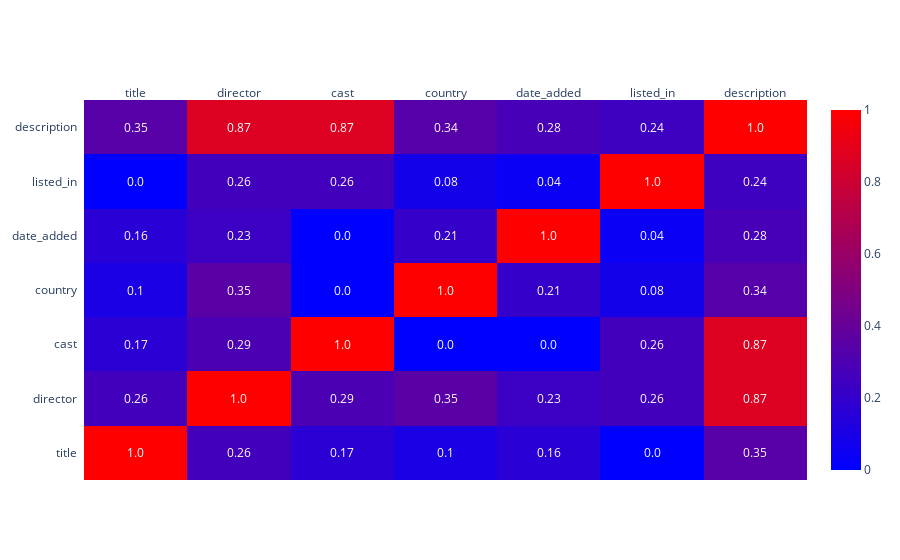

The notebook cell this image was saved under:
### Markdown cell above
### 4.3.2 Categorical Attributes

### Code cell
# only categorical data
cat_attributes = exploratory_data_analysis.select_dtypes(include='object')

# Cramer V correlation
correlation = pycorrcat.corr_matrix(cat_attributes, list(cat_attributes.columns))

fig = ff.create_annotated_heatmap(
    z=correlation.values, 
    x=list(correlation.columns), 
    y=list(correlation.index), 
    annotation_text=correlation.round(2).values, 
    showscale=True,
    colorscale='Bluered'
)
fig.show()

### Figure 1 — Plotly figure (JSON) as saved in the notebook; plotly's stock layout.template omitted (floating-point values rounded to 4 significant figures)
{"data": [{"colorscale": [[0, "rgb(0,0,255)"], [1, "rgb(255,0,0)"]], "reversescale": false, "showscale": true, "type": "heatmap", "x": ["title", "director", "cast", "country", "date_added", "listed_in", "description"], "y": ["title", "director", "cast", "country", "date_added", "listed_in", "description"], "z": [[1.0, 0.2578, 0.1695, 0.1033, 0.1605, 0, 0.3458], [0.2578, 1.0, 0.2929, 0.3479, 0.2317, 0.2626, 0.8669], [0.1695, 0.2929, 1.0, 0, 0, 0.262, 0.8714], [0.1033, 0.3479, 0, 1.0, 0.2063, 0.08376, 0.3366], [0.1605, 0.2317, 0, 0.2063, 1, 0.03851, 0.2784], [0, 0.2626, 0.262, 0.08376, 0.03851, 1, 0.2414], [0.3458, 0.8669, 0.8714, 0.3366, 0.2784, 0.2414, 1.0]]}], "layout": {"annotations": [{"font": {"color": "#FFFFFF"}, "showarrow": false, "text": "1.0", "x": "title", "xref": "x", "y": "title", "yref": "y"}, {"font": {"color": "#FFFFFF"}, "showarrow": false, "text": "0.26", "x": "director", "xref": "x", "y": "title", "yref": "y"}, {"font": {"color": "#FFFFFF"}, "showarrow": false, "text": "0.17", "x": "cast", "xref": "x", "y": "title", "yref": "y"}, {"font": {"color": "#FFFFFF"}, "showarrow": false, "text": "0.1", "x": "country", "xref": "x", "y": "title", "yref": "y"}, {"font": {"color": "#FFFFFF"}, "showarrow": false, "text": "0.16", "x": "date_added", "xref": "x", "y": "title", "yref": "y"}, {"font": {"color": "#FFFFFF"}, "showarrow": false, "text": "0.0", "x": "listed_in", "xref": "x", "y": "title", "yref": "y"}, {"font": {"color": "#FFFFFF"}, "showarrow": false, "text": "0.35", "x": "description", "xref": "x", "y": "title", "yref": "y"}, {"font": {"color": "#FFFFFF"}, "showarrow": false, "text": "0.26", "x": "title", "xref": "x", "y": "director", "yref": "y"}, {"font": {"color": "#FFFFFF"}, "showarrow": false, "text": "1.0", "x": "director", "xref": "x", "y": "director", "yref": "y"}, {"font": {"color": "#FFFFFF"}, "showarrow": false, "text": "0.29", "x": "cast", "xref": "x", "y": "director", "yref": "y"}, {"font": {"color": "#FFFFFF"}, "showarrow": false, "text": "0.35", "x": "country", "xref": "x", "y": "director", "yref": "y"}, {"font": {"color": "#FFFFFF"}, "showarrow": false, "text": "0.23", "x": "date_added", "xref": "x", "y": "director", "yref": "y"}, {"font": {"color": "#FFFFFF"}, "showarrow": false, "text": "0.26", "x": "listed_in", "xref": "x", "y": "director", "yref": "y"}, {"font": {"color": "#FFFFFF"}, "showarrow": false, "text": "0.87", "x": "description", "xref": "x", "y": "director", "yref": "y"}, {"font": {"color": "#FFFFFF"}, "showarrow": false, "text": "0.17", "x": "title", "xref": "x", "y": "cast", "yref": "y"}, {"font": {"color": "#FFFFFF"}, "showarrow": false, "text": "0.29", "x": "director", "xref": "x", "y": "cast", "yref": "y"}, {"font": {"color": "#FFFFFF"}, "showarrow": false, "text": "1.0", "x": "cast", "xref": "x", "y": "cast", "yref": "y"}, {"font": {"color": "#FFFFFF"}, "showarrow": false, "text": "0.0", "x": "country", "xref": "x", "y": "cast", "yref": "y"}, {"font": {"color": "#FFFFFF"}, "showarrow": false, "text": "0.0", "x": "date_added", "xref": "x", "y": "cast", "yref": "y"}, {"font": {"color": "#FFFFFF"}, "showarrow": false, "text": "0.26", "x": "listed_in", "xref": "x", "y": "cast", "yref": "y"}, {"font": {"color": "#FFFFFF"}, "showarrow": false, "text": "0.87", "x": "description", "xref": "x", "y": "cast", "yref": "y"}, {"font": {"color": "#FFFFFF"}, "showarrow": false, "text": "0.1", "x": "title", "xref": "x", "y": "country", "yref": "y"}, {"font": {"color": "#FFFFFF"}, "showarrow": false, "text": "0.35", "x": "director", "xref": "x", "y": "country", "yref": "y"}, {"font": {"color": "#FFFFFF"}, "showarrow": false, "text": "0.0", "x": "cast", "xref": "x", "y": "country", "yref": "y"}, {"font": {"color": "#FFFFFF"}, "showarrow": false, "text": "1.0", "x": "country", "xref": "x", "y": "country", "yref": "y"}, {"font": {"color": "#FFFFFF"}, "showarrow": false, "text": "0.21", "x": "date_added", "xref": "x", "y": "country", "yref": "y"}, {"font": {"color": "#FFFFFF"}, "showarrow": false, "text": "0.08", "x": "listed_in", "xref": "x", "y": "country", "yref": "y"}, {"font": {"color": "#FFFFFF"}, "showarrow": false, "text": "0.34", "x": "description", "xref": "x", "y": "country", "yref": "y"}, {"font": {"color": "#FFFFFF"}, "showarrow": false, "text": "0.16", "x": "title", "xref": "x", "y": "date_added", "yref": "y"}, {"font": {"color": "#FFFFFF"}, "showarrow": false, "text": "0.23", "x": "director", "xref": "x", "y": "date_added", "yref": "y"}, {"font": {"color": "#FFFFFF"}, "showarrow": false, "text": "0.0", "x": "cast", "xref": "x", "y": "date_added", "yref": "y"}, {"font": {"color": "#FFFFFF"}, "showarrow": false, "text": "0.21", "x": "country", "xref": "x", "y": "date_added", "yref": "y"}, {"font": {"color": "#FFFFFF"}, "showarrow": false, "text": "1.0", "x": "date_added", "xref": "x", "y": "date_added", "yref": "y"}, {"font": {"color": "#FFFFFF"}, "showarrow": false, "text": "0.04", "x": "listed_in", "xref": "x", "y": "date_added", "yref": "y"}, {"font": {"color": "#FFFFFF"}, "showarrow": false, "text": "0.28", "x": "description", "xref": "x", "y": "date_added", "yref": "y"}, {"font": {"color": "#FFFFFF"}, "showarrow": false, "text": "0.0", "x": "title", "xref": "x", "y": "listed_in", "yref": "y"}, {"font": {"color": "#FFFFFF"}, "showarrow": false, "text": "0.26", "x": "director", "xref": "x", "y": "listed_in", "yref": "y"}, {"font": {"color": "#FFFFFF"}, "showarrow": false, "text": "0.26", "x": "cast", "xref": "x", "y": "listed_in", "yref": "y"}, {"font": {"color": "#FFFFFF"}, "showarrow": false, "text": "0.08", "x": "country", "xref": "x", "y": "listed_in", "yref": "y"}, {"font": {"color": "#FFFFFF"}, "showarrow": false, "text": "0.04", "x": "date_added", "xref": "x", "y": "listed_in", "yref": "y"}, {"font": {"color": "#FFFFFF"}, "showarrow": false, "text": "1.0", "x": "listed_in", "xref": "x", "y": "listed_in", "yref": "y"}, {"font": {"color": "#FFFFFF"}, "showarrow": false, "text": "0.24", "x": "description", "xref": "x", "y": "listed_in", "yref": "y"}, {"font": {"color": "#FFFFFF"}, "showarrow": false, "text": "0.35", "x": "title", "xref": "x", "y": "description", "yref": "y"}, {"font": {"color": "#FFFFFF"}, "showarrow": false, "text": "0.87", "x": "director", "xref": "x", "y": "description", "yref": "y"}, {"font": {"color": "#FFFFFF"}, "showarrow": false, "text": "0.87", "x": "cast", "xref": "x", "y": "description", "yref": "y"}, {"font": {"color": "#FFFFFF"}, "showarrow": false, "text": "0.34", "x": "country", "xref": "x", "y": "description", "yref": "y"}, {"font": {"color": "#FFFFFF"}, "showarrow": false, "text": "0.28", "x": "date_added", "xref": "x", "y": "description", "yref": "y"}, {"font": {"color": "#FFFFFF"}, "showarrow": false, "text": "0.24", "x": "listed_in", "xref": "x", "y": "description", "yref": "y"}, {"font": {"color": "#FFFFFF"}, "showarrow": false, "text": "1.0", "x": "description", "xref": "x", "y": "description", "yref": "y"}], "xaxis": {"dtick": 1, "gridcolor": "rgb(0, 0, 0)", "side": "top", "ticks": ""}, "yaxis": {"dtick": 1, "ticks": "", "ticksuffix": "  "}}}
